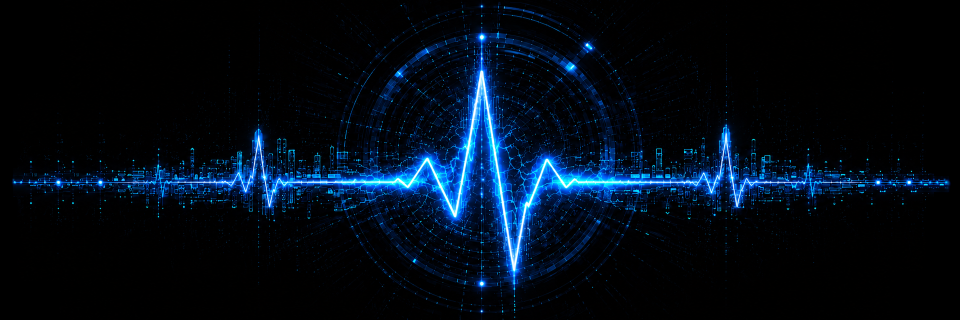
#> input picture assets/intergen-mark/png/intergenos_pulse_forge_hero.png, 1920 x 640 px (shown at 1/2 size)
$ python -i build_icons.py   (imports and definitions only)
#> lines starting #> are read from the running program, lines starting #| are printed output that depends on the picture
#> further down, picture is the input picture: PIL image 1920x640 RGBA; mean R, G, B, A 2.3, 12.5, 24.7, 255
#!/usr/bin/env python3
"""IGIC compiler — recipes -> validated, composed, rasterized freedesktop icon theme.

The core path, end to end (design §1/§4/§5/§6/§7):
  recipe.yaml + glyph.svg + palette.yaml
    -> gate 1 (recipe) + gate 2 (glyph security) + gate 1 (glyph structure)
    -> compose detailed + simplified SVG (template + glyph + palette color + baked glow + pulse)
    -> gate 1 + gate 2 on the COMPOSED output   (fail-closed: a bad icon never ships)
    -> write scalable/<context>/<stem>.svg + hybrid-routed PNGs
    -> index.theme + build-report.json + contact-sheet.png

Renderer: cairosvg (VISUAL_LANGUAGE.md §15). Deterministic: no wall-clock, no RNG.

Usage:
  python3 build_icons.py [--out DIR] [--clean] [--no-sheet]
    --out DIR   output root (default: ../out relative to this file)
    --clean     wipe the theme tree first (safe: IGIC wholly owns it)
    --no-sheet  skip the contact-sheet render (skips the only Pillow dependency)
"""
from __future__ import annotations

import argparse
import io
import json
import sys
from collections import Counter
from pathlib import Path

sys.path.insert(0, str(Path(__file__).resolve().parent))
import yaml
import cairosvg
import igic_core as ic

THEME_NAME = "InterGenOS"


def raster_variant_for(size: int) -> str:
    return "simple" if size <= ic.SIMPLIFY_AT else "detailed"


# ---------------------------------------------------------------------------
# Occlusion gate (§11.8) — a green build must WITNESS occlusion in pixels
# ---------------------------------------------------------------------------
# cairosvg 2.9.0 ignores clip-rule="evenodd" and applies NONZERO winding, so a badge `sil`
# occludes the base under it ONLY when its footprint winds opposite the canvas rect.
# igic_core._silhouette_subpath now forces every footprint CCW by construction — but that stays
# an unverified assumption until a render proves it. For every occluding badge, PROBE its real
# clip with a solid base and assert the footprint interior is a hole in rendered pixels. This is
# the prior strip-and-measure proof promoted from a manual step to a build gate and generalized:
# a solid probe is strictly stronger than measuring the shipping base+glow residual (a working
# clip clears ANY base, so a solid probe cleared in the interior proves every real base is too),
# and unlike the shipping base it cannot pass VACUOUSLY where the base happens not to cross the
# footprint. Fail-closed: a mark whose occlusion cannot be witnessed does not ship.
_OCC_RES = 1024          # witness raster (the manual strip-and-measure proof ran at 1024)
_OCC_ERODE = 9           # MinFilter kernel: erode ~4px @1024 of boundary AA off the footprint mask
_OCC_ALPHA = 16          # a probe pixel counts as base-present above this alpha (0..255)
_OCC_MIN_MASK = 256      # the eroded footprint must be >= this many px, else too small to witness


# [233 lines left out: functions _render_alpha, _witness_badge, _occlusion_witness, _alpha_center, _probe_center_single, _compile_single and 1 more, not called in this run]


# ---------------------------------------------------------------------------
# Gradient recolor (§IC-034) — the two-register rule's third-party treatment
# ---------------------------------------------------------------------------
# The approved look (IC-032/033): a third-party app wears its OWN full-color known
# icon recolored to a luminance-keyed gradient blue; first-party + system marks stay flat
# line-art. The recolor is keyed on ITU-R 709 luminance (the exact weights the approved
# proposal used) through a fixed DEEP -> BRAND -> LIGHT blue ramp. Pure LUT + ImageMath: no
# RNG, no wall-clock -> deterministic (regenerate-and-diff stays clean, design §1/§10.5).
_GRAD_DEEP = (8, 40, 77)         # luminance 0.0  (shadow blue)
_GRAD_BRAND = (0, 153, 255)      # luminance 0.5  (intergen brand blue)
_GRAD_LIGHT = (214, 232, 255)    # luminance 1.0  (highlight blue)


def _blue_ramp(lf: float) -> tuple[int, int, int]:
    """Map a luminance in [0,1] onto the two-segment DEEP->BRAND->LIGHT blue ramp."""
    if lf < 0.5:
        a, b, t = _GRAD_DEEP, _GRAD_BRAND, lf / 0.5
    else:
        a, b, t = _GRAD_BRAND, _GRAD_LIGHT, (lf - 0.5) / 0.5
    return tuple(int(a[i] + (b[i] - a[i]) * t) for i in range(3))


def _paint_gradient_blue(im):
    """Recolor a full-color RGBA icon to gradient blue, keyed on ITU-R 709 luminance. Alpha is
    preserved (transparent stays transparent). Deterministic (fixed LUTs + ImageMath)."""
    from PIL import Image
    im = im.convert("RGBA")
    a = im.getchannel("A")
#> a: PIL image 1920x640 L; every value is 255
    # exact ITU-R 709 luminance via a single convert matrix (deterministic; the approved ramp weights)
    lum = im.convert("RGB").convert("L", matrix=(0.2126, 0.7152, 0.0722, 0.0))
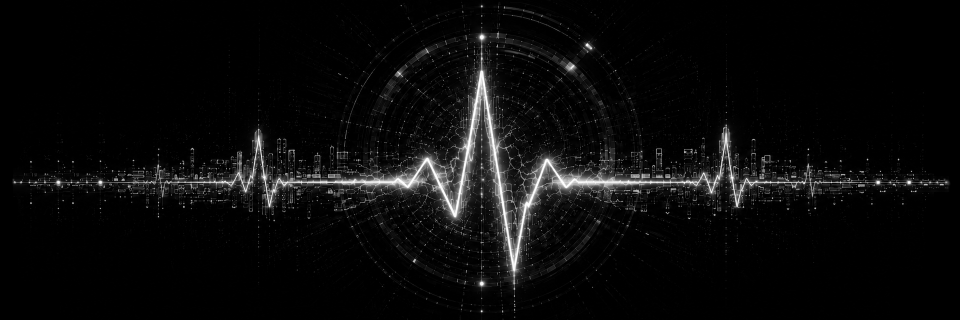
#> lum: PIL image 1920x640 L (shown at 1/2 size); min 0, max 255, mean 11.2
    lut_r = [_blue_ramp(i / 255.0)[0] for i in range(256)]
    lut_g = [_blue_ramp(i / 255.0)[1] for i in range(256)]
    lut_b = [_blue_ramp(i / 255.0)[2] for i in range(256)]
    return Image.merge("RGBA", (lum.point(lut_r), lum.point(lut_g), lum.point(lut_b), a))
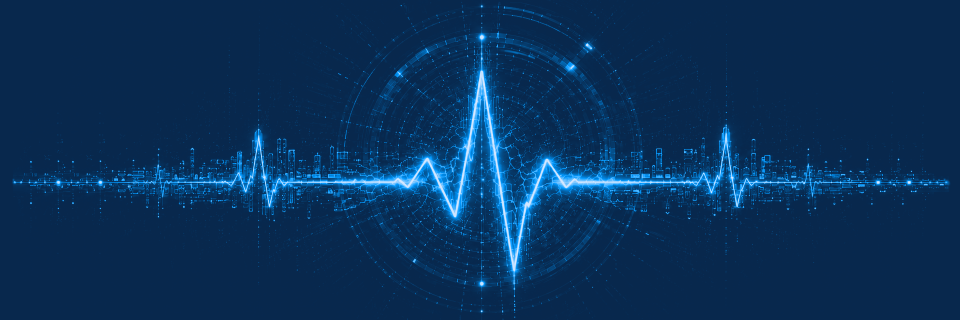
#> returned value: PIL image 1920x640 RGBA (shown at 1/2 size); mean R, G, B, A 9.3, 49.3, 90.6, 255


# [281 lines left out: functions _compile_gradient, _compile_passthrough, build, _write_index_theme, _write_contact_sheet, not called in this run]


# [7 lines not run here, left out]

>>> from PIL import Image
>>> picture = Image.open('../../intergen-mark/png/intergenos_pulse_forge_hero.png')
>>> result = _paint_gradient_blue(picture)
